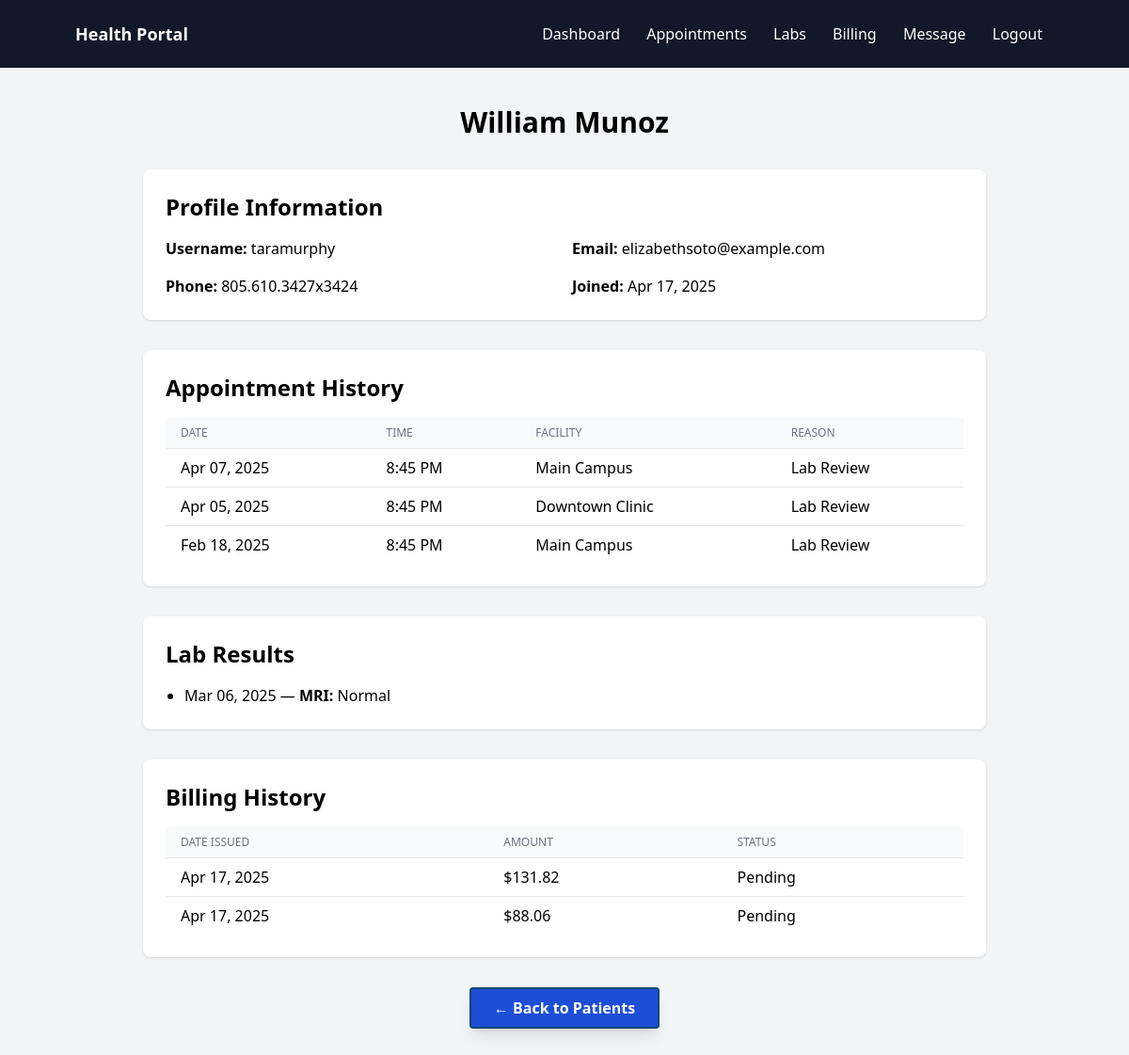
/doctor/patient/13/ (signed in), run on the app's committed database.
### core/models.py (models this page shows, shortened)
class Patient(models.Model):
    user = models.OneToOneField(User, on_delete=models.CASCADE)  # link to auth user
    phone = models.CharField(max_length=20, unique=True, blank=True, null=True)        # each patient has unique phone

class Appointment(models.Model):
    patient = models.ForeignKey(Patient, on_delete=models.CASCADE)
    facility = models.CharField(max_length=100)
    doctor = models.ForeignKey(Doctor, on_delete=models.CASCADE)
    appointment_type = models.CharField(max_length=50)
    date_time = models.DateTimeField(default=timezone.now)  # now as default
    notes = models.TextField(blank=True)
    class Meta:
        unique_together = [('patient', 'doctor', 'date_time')]
        ordering = ['date_time']

class Lab(models.Model):
    patient = models.ForeignKey(Patient, on_delete=models.CASCADE)
    test = models.CharField(max_length=100, default='Flu')
    test_result = models.CharField(max_length=100, default='Negative')
    date = models.DateField(default=date.today)
    class Meta:
        ordering = ['date']

class Billing(models.Model):
    patient = models.ForeignKey(Patient, on_delete=models.CASCADE)
    amount_due = models.DecimalField(max_digits=10, decimal_places=2)
    payment_status = models.CharField(
        max_length=20,
        choices=[('Pending', 'Pending'), ('Paid', 'Paid')],
        default='Pending'
    )
    insurance = models.CharField(max_length=100, blank=True, null=True)
    created_at = models.DateTimeField(default=timezone.now)

### core/views.py (the view)
# urls.py: path('doctor/patient/<int:pk>/', views.patient_details, name='patient_details'),
@login_required
def patient_details(request, pk):
    patient = get_object_or_404(Patient, pk=pk)
    appointments = Appointment.objects.filter(patient=patient).order_by('-date_time')
    labs         = Lab.objects.filter(patient=patient).order_by('-date')
    bills        = Billing.objects.filter(patient=patient).order_by('-created_at')
    return render(request, 'doctor/patient_details.html', {
        'patient': patient,
        'appointments': appointments,
        'labs': labs,
        'bills': bills,
    })

### core/templates/doctor/patient_details.html (shortened to what this page needs)
{% extends 'base.html' %}
{% load static %}
{% block content %}
<div class="min-h-screen bg-gray-100 flex justify-center py-10">
  <div class="w-full max-w-4xl space-y-8">
    <header class="text-center text-3xl font-bold">
      {{ patient.user.get_full_name }}
    </header>
    <div class="bg-white shadow rounded-lg p-6">
      <h2 class="text-2xl font-semibold mb-4">Profile Information</h2>
      <div class="grid grid-cols-1 sm:grid-cols-2 gap-4">
        <p><strong>Username:</strong> {{ patient.user.username }}</p>
        <p><strong>Email:</strong> {{ patient.user.email }}</p>
        <p><strong>Phone:</strong> {{ patient.phone|default:"N/A" }}</p>
        <p><strong>Joined:</strong> {{ patient.user.date_joined|date:"M d, Y" }}</p>
      </div>
    </div>
    <div class="bg-white shadow rounded-lg p-6">
      <h2 class="text-2xl font-semibold mb-4">Appointment History</h2>
      <div class="overflow-x-auto">
        <table class="min-w-full divide-y divide-gray-200">
          <thead class="bg-gray-50">
            <tr>
              <th class="px-4 py-2 text-left text-xs font-medium text-gray-500 uppercase">Date</th>
              <th class="px-4 py-2 text-left text-xs font-medium text-gray-500 uppercase">Time</th>
              <th class="px-4 py-2 text-left text-xs font-medium text-gray-500 uppercase">Facility</th>
              <th class="px-4 py-2 text-left text-xs font-medium text-gray-500 uppercase">Reason</th>
            </tr>
          </thead>
          <tbody class="divide-y divide-gray-200">
            {% for appt in appointments %}
            <tr>
              <td class="px-4 py-2">{{ appt.date_time|date:"M d, Y" }}</td>
              <td class="px-4 py-2">{{ appt.date_time|date:"g:i A" }}</td>
              <td class="px-4 py-2">{{ appt.facility }}</td>
              <td class="px-4 py-2">{{ appt.appointment_type }}</td>
            </tr>
            {% empty %}
            <tr>
              <td colspan="4" class="px-4 py-2 text-center text-gray-500">
                No appointments found.
              </td>
            </tr>
            {% endfor %}
          </tbody>
        </table>
      </div>
    </div>
    <div class="bg-white shadow rounded-lg p-6">
      <h2 class="text-2xl font-semibold mb-4">Lab Results</h2>
      <ul class="list-disc pl-5 space-y-2">
        {% for lab in labs %}
        <li>
          {{ lab.date|date:"M d, Y" }} — <strong>{{ lab.test }}:</strong> {{ lab.test_result }}
        </li>
        {% empty %}
        <li class="text-gray-500">No lab records available.</li>
        {% endfor %}
      </ul>
    </div>
    <div class="bg-white shadow rounded-lg p-6">
      <h2 class="text-2xl font-semibold mb-4">Billing History</h2>
      <div class="overflow-x-auto">
        <table class="min-w-full divide-y divide-gray-200">
          <thead class="bg-gray-50">
            <tr>
              <th class="px-4 py-2 text-left text-xs font-medium text-gray-500 uppercase">Date Issued</th>
              <th class="px-4 py-2 text-left text-xs font-medium text-gray-500 uppercase">Amount</th>
              <th class="px-4 py-2 text-left text-xs font-medium text-gray-500 uppercase">Status</th>
            </tr>
          </thead>
          <tbody class="divide-y divide-gray-200">
            {% for bill in bills %}
            <tr>
              <td class="px-4 py-2">{{ bill.created_at|date:"M d, Y" }}</td>
              <td class="px-4 py-2">${{ bill.amount_due }}</td>
              <td class="px-4 py-2">{{ bill.payment_status }}</td>
            </tr>
            {% empty %}
            <tr>
              <td colspan="3" class="px-4 py-2 text-center text-gray-500">
                No billing records.
              </td>
            </tr>
            {% endfor %}
          </tbody>
        </table>
      </div>
    </div>
    <div class="text-center">
      <a href="{% url 'doctor_patient_list' %}"
         class="inline-block bg-blue-700 hover:bg-blue-800 text-white font-bold py-2 px-6 rounded
                shadow-lg hover:shadow-2xl border-2 border-sky-900 transition-shadow duration-200">
        ← Back to Patients
      </a>
    </div>
  </div>
</div>
{% endblock content %}

### data on the page
Patient: user.get_full_name "William Munoz", user.username "taramurphy", user.email "elizabethsoto@example.com", phone "805.610.3427x3424", user.date_joined "Apr 17, 2025"
Appointment: date_time "Apr 07, 2025", date_time "8:45 PM", facility "Main Campus", appointment_type "Lab Review"
Appointment: date_time "Apr 05, 2025", date_time "8:45 PM", facility "Downtown Clinic", appointment_type "Lab Review"
Appointment: date_time "Feb 18, 2025", date_time "8:45 PM", facility "Main Campus", appointment_type "Lab Review"
Lab: date "Mar 06, 2025", test "MRI", test_result "Normal"
Billing: created_at "Apr 17, 2025", amount_due "131.82", payment_status "Pending"
Billing: created_at "Apr 17, 2025", amount_due "88.06", payment_status "Pending"
